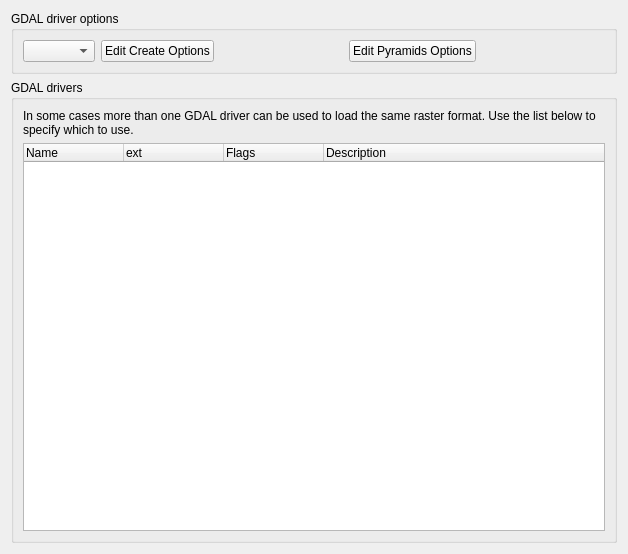
             <widget class="QWidget" name="mOptionsScrollAreaContents_02">
              <property name="geometry">
               <rect>
                <x>0</x>
                <y>0</y>
                <width>628</width>
                <height>554</height>
               </rect>
              </property>
              <layout class="QVBoxLayout" name="verticalLayout_6">
               <item>
                <widget class="QGroupBox" name="groupBox_16">
                 <property name="title">
                  <string>GDAL driver options</string>
                 </property>
                 <layout class="QGridLayout" name="gridLayout_29">
                  <item row="0" column="1">
                   <widget class="QComboBox" name="cmbEditCreateOptions"/>
                  </item>
                  <item row="0" column="3">
                   <spacer name="horizontalSpacer_15">
                    <property name="orientation">
                     <enum>Qt::Horizontal</enum>
                    </property>
                    <property name="sizeHint" stdset="0">
                     <size>
                      <width>40</width>
                      <height>20</height>
                     </size>
                    </property>
                   </spacer>
                  </item>
                  <item row="0" column="4">
                   <widget class="QPushButton" name="pbnEditPyramidsOptions">
                    <property name="text">
                     <string>Edit Pyramids Options</string>
                    </property>
                   </widget>
                  </item>
                  <item row="0" column="5">
                   <spacer name="horizontalSpacer_16">
                    <property name="orientation">
                     <enum>Qt::Horizontal</enum>
                    </property>
                    <property name="sizeHint" stdset="0">
                     <size>
                      <width>40</width>
                      <height>20</height>
                     </size>
                    </property>
                   </spacer>
                  </item>
                  <item row="0" column="2">
                   <widget class="QPushButton" name="pbnEditCreateOptions">
                    <property name="text">
                     <string>Edit Create Options</string>
                    </property>
                   </widget>
                  </item>
                 </layout>
                </widget>
               </item>
               <item>
                <widget class="QGroupBox" name="groupBox_13">
                 <property name="title">
                  <string>GDAL drivers</string>
                 </property>
                 <layout class="QGridLayout" name="gridLayout_24">
                  <item row="0" column="0">
                   <widget class="QLabel" name="label_17">
                    <property name="text">
                     <string>In some cases more than one GDAL driver can be used to load the same raster format. Use the list below to specify which to use.</string>
                    </property>
                    <property name="wordWrap">
                     <bool>true</bool>
                    </property>
                   </widget>
                  </item>
                  <item row="1" column="0">
                   <widget class="QTreeWidget" name="lstGdalDrivers">
                    <property name="minimumSize">
                     <size>
                      <width>0</width>
                      <height>141</height>
                     </size>
                    </property>
                    <column>
                     <property name="text">
                      <string>Name</string>
                     </property>
                    </column>
                    <column>
                     <property name="text">
                      <string>ext</string>
                     </property>
                    </column>
                    <column>
                     <property name="text">
                      <string>Flags</string>
                     </property>
                    </column>
                    <column>
                     <property name="text">
                      <string>Description</string>
                     </property>
                    </column>
                   </widget>
                  </item>
                 </layout>
                </widget>
               </item>
              </layout>
             </widget>
